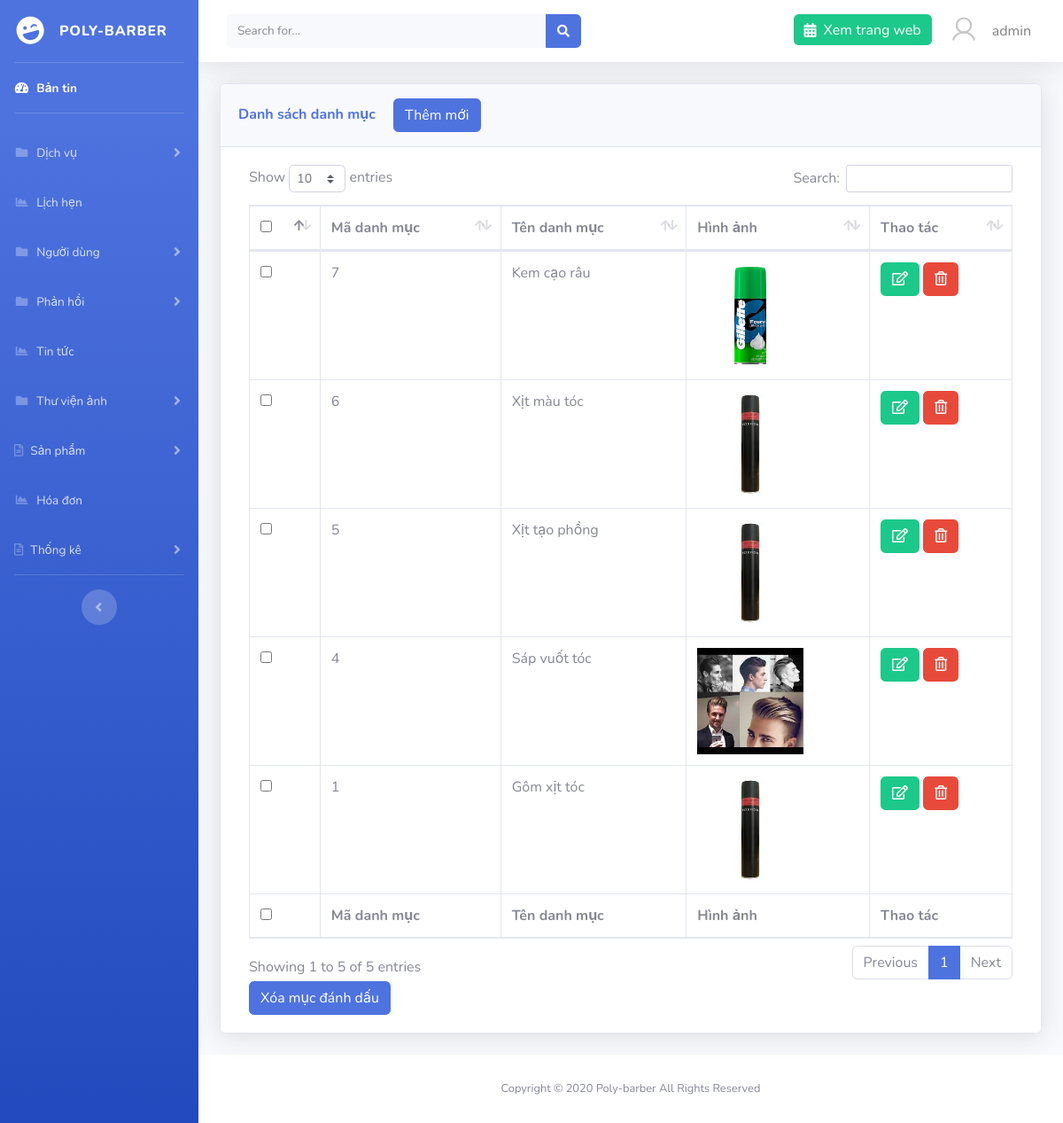
The page /admin/?page=category (signed in) on the database as committed earlier.
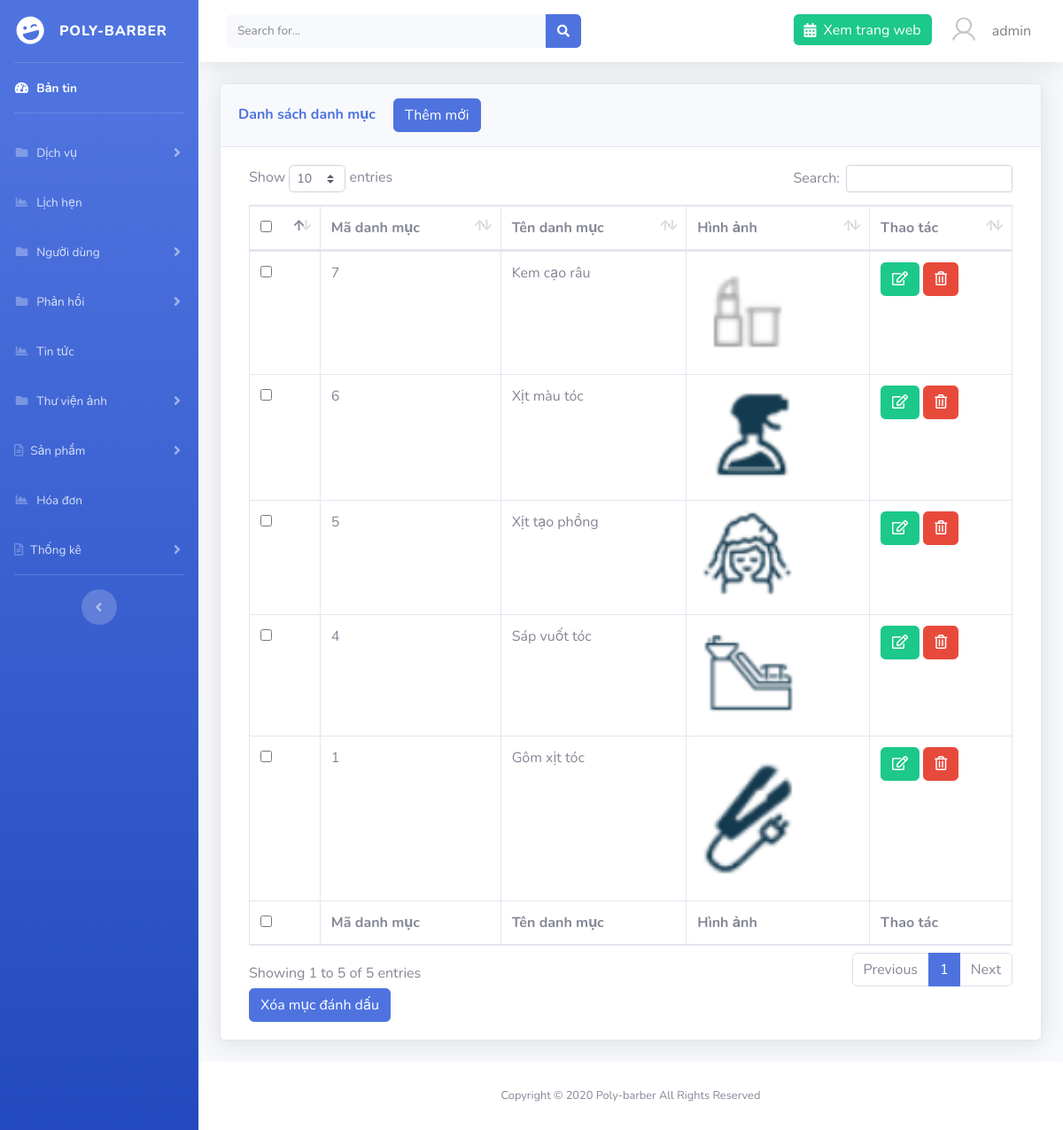
The same page on the database as committed later.
### tables this page shows
CREATE TABLE `categories` (
  `id` int(11) NOT NULL,
  `name` varchar(191) NOT NULL,
  `images` varchar(191) NOT NULL
);

### libs/database.php (called while the page is built, shortened)
<?php
function connection()
{
    try {
        $conn = new PDO("mysql:host=localhost; dbname=barber; charset=utf8", "root", "");
    } catch (PDOException $e) {
        echo "Lỗi Kết nối" . $e->getMessage();
    }
    return $conn;
}
function listAll($table){
    $conn = connection();
    try{
        $sql = "SELECT * FROM $table ORDER BY id DESC";
        $stmt = $conn->prepare($sql);
        $stmt->execute();
        $result = $stmt->fetchAll(PDO::FETCH_ASSOC);
    }catch (PDOException $e){
        echo "Lỗi xử lý dữ liệu".$e->getMessage();
    }finally{
        unset($conn);
    }
    return $result;
}

### libs/categories.php (called while the page is built, shortened)
<?php
require_once "database.php";
function list_all_category(){
    return listAll('categories');
}

### admin/categories/index.php (the view, shortened to what this page needs)
<?php
$cate = list_all_category();
?>
<div class="container-fluid">
    <div class="card shadow mb-4">
        <div class="card-header py-3">
            <h6 class="m-0 font-weight-bold text-primary">Danh sách danh mục <a href="<?= ROOT ?>admin/?page=category&action=add" class="btn btn-primary ml-3">Thêm mới</a></h6>
        </div>
        <div class="card-body">
            <div class="table-responsive">
                <form action="" method="POST" class="col-md-12">
                    <table class="table table-bordered" id="dataTable" width="100%" cellspacing="0">
                        <thead>
                            <tr>
                                <th>
                                    <input type="checkbox" name="checkall" class="checkall">
                                </th>
                                <th>Mã danh mục</th>
                                <th>Tên danh mục</th>
                                <th>Hình ảnh</th>
                                <th>Thao tác</th>
                            </tr>
                        </thead>
                        <tfoot>
                            <tr>
                            <th>
                                <input type="checkbox" name="checkall" class="checkall">
                                </th>
                                <th>Mã danh mục</th>
                                <th>Tên danh mục</th>
                                <th>Hình ảnh</th>
                                <th>Thao tác</th>
                            </tr>
                        </tfoot>
                        <tbody>
                            <?php foreach ($cate as $c) : ?>
                                <tr>
                                    <td>
                                        <input type="checkbox" name="id[]" id="" value="<?= $c['id'] ?>">
                                    </td>
                                    <td><?= $c['id'] ?></td>
                                    <td><?= $c['name'] ?></td>
                                    <td>
                                        <img src="../images/categories/<?= $c['images'] ?>" width="120" alt="">
                                    </td>
                                    <td>
                                        <a href="<?= ROOT ?>admin/?page=category&action=edit&id=<?= $c['id'] ?>" class="btn btn-success"><i class="far fa-edit"></i></a>
                                        <a href="<?= ROOT ?>admin/?page=category&id=<?= $c['id'] ?>" onclick="return confirm('Bạn có chắc muốn xóa không')" class="btn btn-danger"><i class="far fa-trash-alt"></i></a>
                                    </td>
                                </tr>
                            <?php endforeach; ?>
                        </tbody>
                    </table>
                    <button type="submit" class="btn btn-primary" id="btndel-category" name="btn-del">Xóa mục đánh dấu</button>
                </form>
            </div>
        </div>
    </div>
</div>

Rows that differ between the two databases and show on the page:
changed categories "Kem cạo râu": images: a different picture
changed categories "Xịt màu tóc": images: a different picture
changed categories "Xịt tạo phồng": images: a different picture
changed categories "Sáp vuốt tóc": images: a different picture
changed categories "Gôm xịt tóc": images: a different picture
